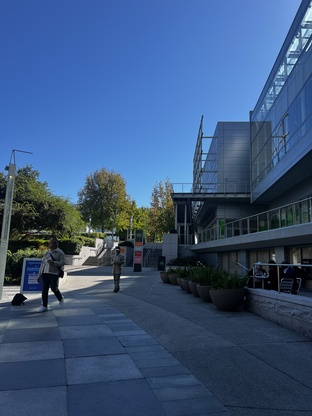
#> input picture proj4/images/img1.jpg, 312 x 416 px, shrunk from 907 x 1210 before the run, found by its file name
$ jupyter execute --allow-errors main_2.ipynb
#> lines starting #> are read from the running program, lines starting #| are printed output that depends on the picture; after the words box and inside, x2 and y2 are one past the last pixel; in counts of white or black regions, pixels touching at a corner belong together
[cell 1]
import numpy as np
from scipy import interpolate
import json
import cv2
import matplotlib.pyplot as plt
from scipy import ndimage
from scipy.interpolate import griddata

[cell 2]
def computeH(im1_pts, im2_pts):
    N = im1_pts.shape[0]
    A = []
    for i in range(N):
        x, y = im1_pts[i]
        x_prime, y_prime = im2_pts[i]

        A.append([-x, -y, -1, 0, 0, 0, x * x_prime, y * x_prime, x_prime])
        A.append([0, 0, 0, -x, -y, -1, x * y_prime, y * y_prime, y_prime])

    A = np.array(A)

    # Solve for the null space of A using SVD
    U, S, Vt = np.linalg.svd(A)
    H = Vt[-1].reshape((3, 3))

    H /= H[2, 2]

    return H

[cell 3]
with open('correspondance.json', 'r') as f:
#> (reads proj4/correspondance.json from the repository)
    data = json.load(f)

im1_points = np.array(data["im1Points"])
im2_points = np.array(data["im2Points"])
img1 = plt.imread('images/img1.jpg')
#> img1 is the input picture: shape (416, 312, 3); mean R, G, B 59.2, 85.5, 123.3
img2 = plt.imread('images/img2.jpg')
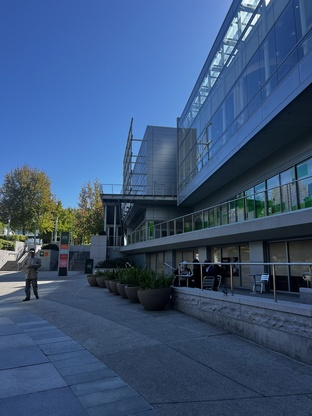
#> input picture proj4/images/img2.jpg, 312 x 416 px, shrunk from 907 x 1210 before the run, found by its file name
#> img2 is the input picture: shape (416, 312, 3); mean R, G, B 59.1, 84.2, 120.1

[cell 4]
#draw corresponding points
combined_img = np.hstack((img1, img2))
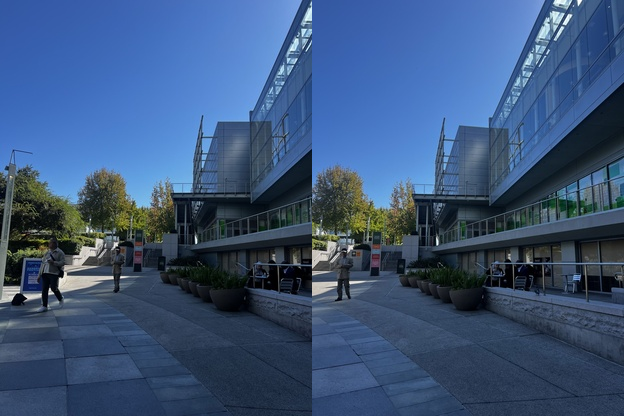
#> combined_img: shape (416, 624, 3); mean R, G, B 59.1, 84.9, 121.7
new_points2 = im2_points.copy()
new_points2[:, 0] += img1.shape[1]
for pt1, pt2 in zip(im1_points, new_points2):
    color = tuple(np.random.randint(0, 255, 3).tolist())  # Random color for each line
    cv2.line(combined_img, tuple(pt1), tuple(pt2), color, 2)
    cv2.circle(combined_img, tuple(pt1), 5, color, -1)
    cv2.circle(combined_img, tuple(pt2), 5, color, -1)
plt.imsave('combined_correspondance.jpg', combined_img)
plt.imshow(combined_img)

[cell 5]
import numpy as np
from scipy.interpolate import griddata

# [44 lines left out: function warpImage2, not called in this run]

[cell 6]
h, w = img1.shape[:2]
#> h = 416; w = 312
homography = computeH(im1_points, im2_points)
#> (the rest of this cell did not finish here and is left out)

#> (a cell that did not finish here is left out)

[cell 8]
with open('square.json', 'r') as f:
#> (reads proj4/square.json from the repository)
    data = json.load(f)

im1_points = np.array(data["im2Points"])
im2_points = np.array(data["im1Points"])

homography2 = computeH(im1_points, im2_points)

img3 = plt.imread("images/img3.jpg")
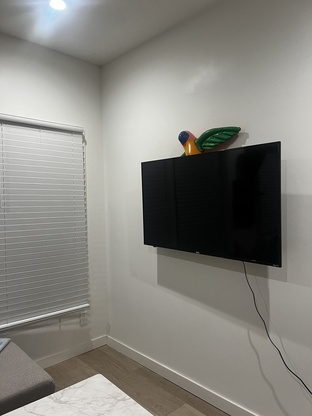
#> input picture proj4/images/img3.jpg, 312 x 416 px, shrunk from 907 x 1210 before the run, found by its file name
#> img3 is the input picture: shape (416, 312, 3); mean R, G, B 133.2, 131.6, 125.4
#> (the rest of this cell did not finish here and is left out)

[cell 9]
def mosaic(img1, img2, homography):

    warpedimg, bounding_box = warpImage(img1, homography)

    h1, w1 = warpedimg.shape[:2]
    h2, w2 = img2.shape[:2]
    x_shift = -bounding_box[0][0]
    y_shift = -bounding_box[0][1]

    res = np.zeros(((h1 + h2), (w1 + w2), 3))
    res[0:warpedimg.shape[0], 0:warpedimg.shape[1]] = warpedimg

    for y in range(h2):
        for x in range(w2):
            x_new, y_new = x + x_shift , y + y_shift
            res[y_new][x_new] = img2[y][x]

    if x_shift < 0:
        res = np.roll(res, -x_shift, axis=1)
    if y_shift < 0:
        res = np.roll(res, -y_shift, axis=0)

    return res.astype(np.uint8)

#> (a cell that did not finish here is left out)

[cell 11]
def calculate_distance_transform(img1, img2):
    img1 = np.mean(img1, axis=2)
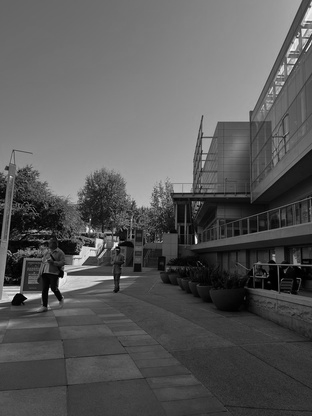
#> img1: shape (416, 312) float64; min 0, max 252, mean 89.3
    img2 = np.mean(img2, axis=2)
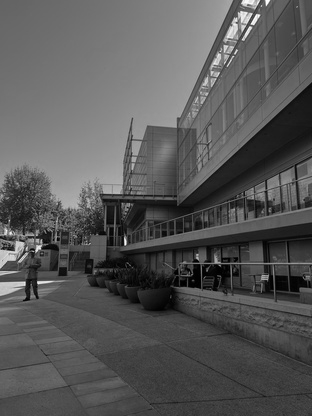
#> img2: shape (416, 312) float64; min 0, max 254.7, mean 87.8

    binary1 = img1 > np.mean(img1)
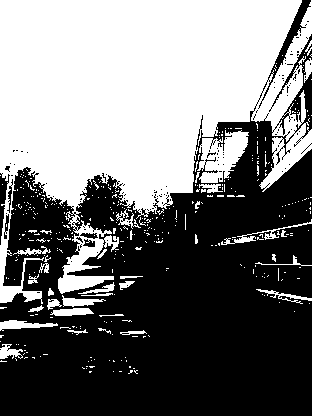
#> binary1: shape (416, 312) bool; 46.6% white; 389 white regions (354 under 20 px), largest, box (x1, y1, x2, y2) and area: (0, 0, 312, 304) 54667, (197, 130, 249, 183) 1602, (0, 320, 58, 331) 335
    binary2 = img2 > np.mean(img2)
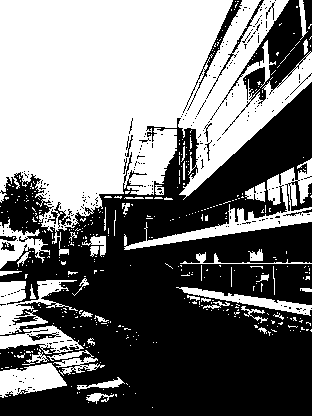
#> binary2: shape (416, 312) bool; 47.5% white; 419 white regions (375 under 20 px), largest, box (x1, y1, x2, y2) and area: (0, 0, 312, 256) 47681, (124, 158, 312, 250) 3184, (0, 280, 78, 335) 1789

    dist1 = ndimage.distance_transform_edt(binary1)
    dist2 = ndimage.distance_transform_edt(binary2)

    dist1 = (dist1 - np.min(dist1)) / (np.max(dist1) - np.min(dist1))
    dist2 = (dist2 - np.min(dist2)) / (np.max(dist2) - np.min(dist2))
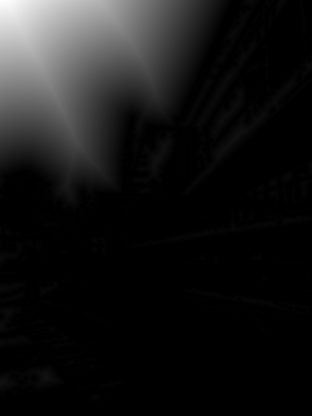
#> dist2: shape (416, 312) float64; min 0, max 1, mean 0.0886

    diff = np.abs(dist1 - dist2)
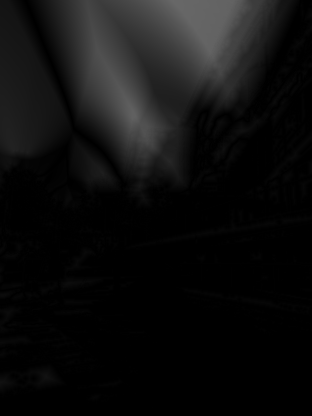
#> diff: shape (416, 312) float64; min 0, max 0.408, mean 0.0582

    return dist1, dist2, diff

[cell 12]
dist1, dist2, diff = calculate_distance_transform(img1, img2)
plt.imsave("distance_trans_1.jpg", dist1, cmap = "gray")
plt.imsave("distance_trans_2.jpg", dist2, cmap = "gray")
plt.imsave("distance_trans_diff.jpg", diff, cmap = "gray")
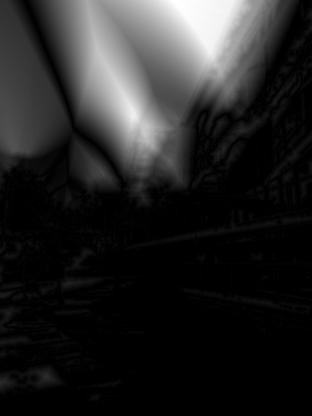
#> saved as distance_trans_diff.jpg: shape (416, 312, 3); min 0, max 255, mean 36.2
